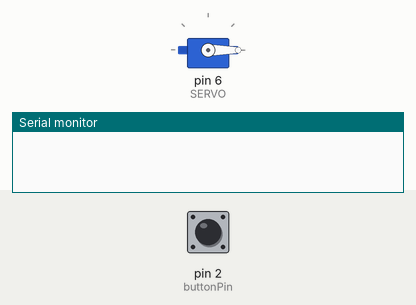
Recording of a sketch running on a simulated Arduino Uno, built with avr-gcc and run on an emulated ATmega328P. Shown: servo, the last lines printed to the serial monitor. The inputs (shaded band) are chosen by the test bench; at power-on: pin 2 (buttonPin) LOW.

Above: at 1.2 s.
1.3 s: pin 2 (buttonPin) pulled HIGH for 1 s
At 3.1 s:
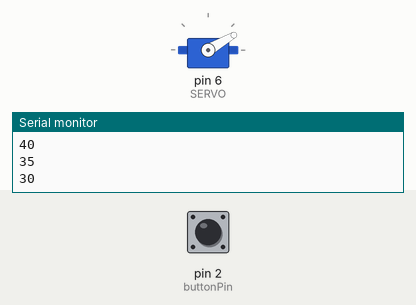
3.8 s: pin 2 (buttonPin) pulled HIGH for 3.2 s
At 8.1 s:
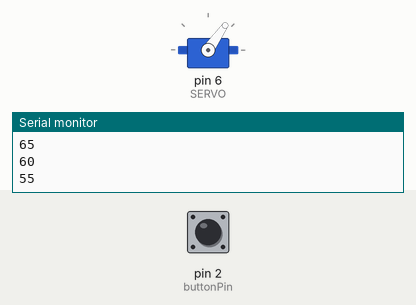
8.5 s: pin 2 (buttonPin) pulled HIGH for 3.2 s
At 12.8 s:
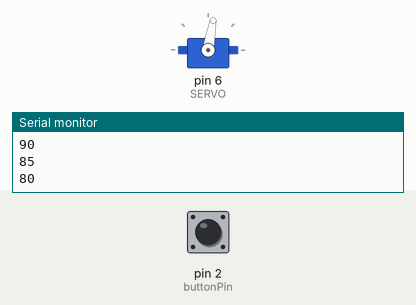
13.2 s: pin 2 (buttonPin) pulled HIGH for 0.15 s
At 14.4 s:
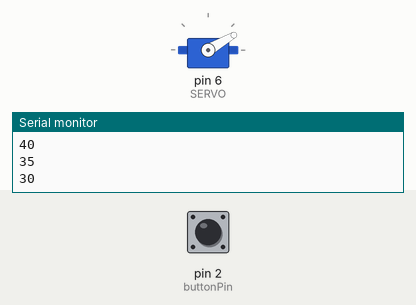
Timing chart, 0 to 15.8 s (numbered marks = the images above; inputs shaded):
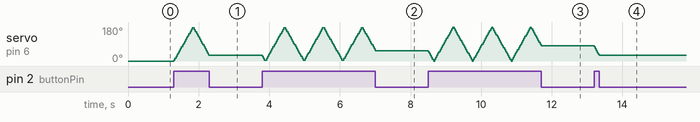

The sketch:

servomotor.ino
```cpp
#include <Servo.h>
#define SERVO 6
Servo servo1;
int pos;
const int buttonPin = 2;
int i = 5;
void setup()
{
    pinMode(buttonPin, INPUT);
  servo1.attach(SERVO);
  Serial.begin(9600);
  servo1.write(0);
}

void loop()
{

   int buttonState = digitalRead(buttonPin);
   if (buttonState == HIGH) {
    pos += i;

    if(pos >= 180 || pos <= 0){i *= -1;}-

    Serial.println(pos);
    servo1.write(pos);
    delay(15);
  }

  /*
  for(pos = 0; pos < 90; pos++)
  {
    Serial.println(pos);
    servo1.write(pos);
    delay(15);
  }

  delay(1000);

  for(pos = 90; pos >= 0; pos--)
  {
    servo1.write(pos);
    delay(15);
  }*/

}
```

Measured:
- after the input at 1.3 s, servo on pin 6 (SERVO): rises from 0° to 175° in 0.52 s, then falls to 30° in 0.47 s
- after the input at 13.2 s, servo on pin 6 (SERVO): 80° → 30° at once
